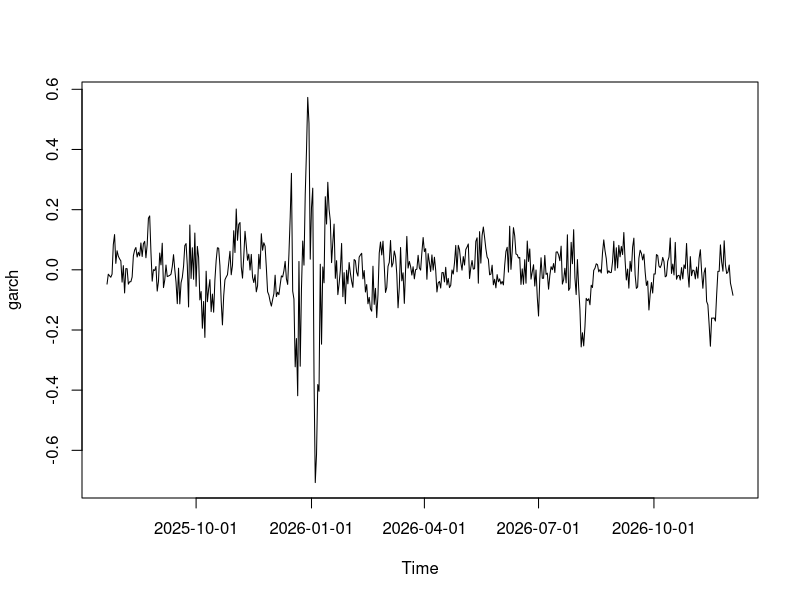
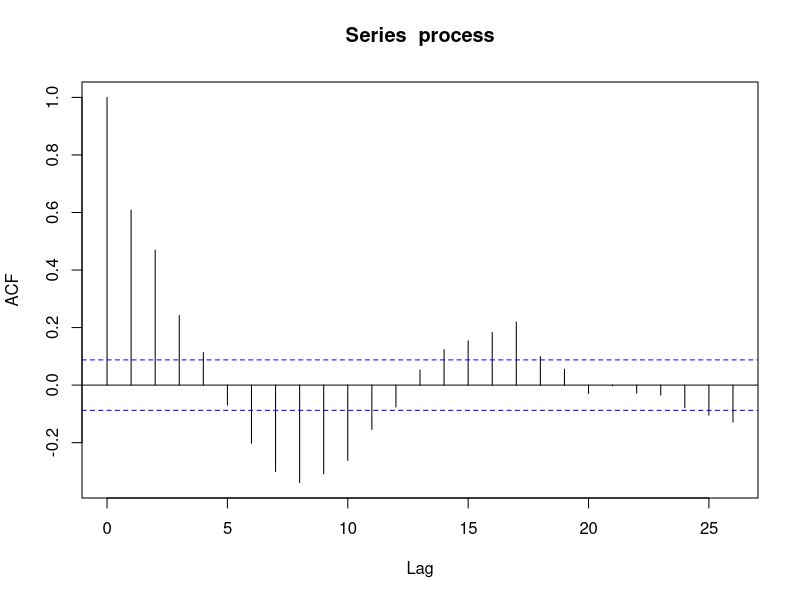
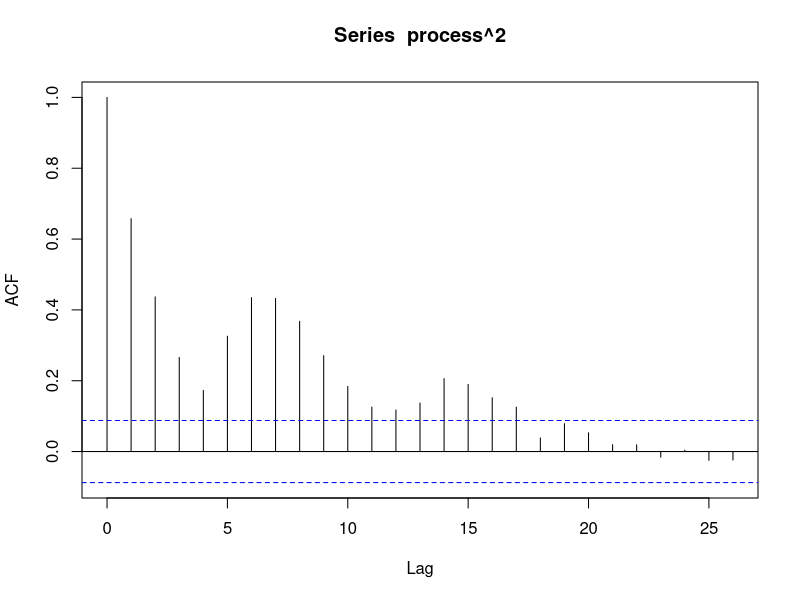

Generate these figures, in order, with R:
## ---- chunk 1
library(fGarch)
library(forecast)
# generate simulated process
spec = garchSpec(model = list(omega = 0.001, ar = c(0.5, 0.2, -0.1),
alpha = c(0.3, 0.2),
beta = c(0.2, 0.1)))
process = garchSim(spec , n = 500)
plot(process)

## ---- chunk 2
acf(process)
acf(process^2)

## ---- chunk 3
model1 <- garchFit(formula ~ garch(3,0), data = process, trace = FALSE)
summary(model1)
## ---- chunk 4
model2 <- garchFit(formula ~ arma(3,0) + garch(2,2), data = process, trace = F)
summary(model2)
## ---- chunk 5
model3 <- garchFit(formula ~ arma(3,0) + garch(2,0), data = process, trace = F)
summary(model3)
